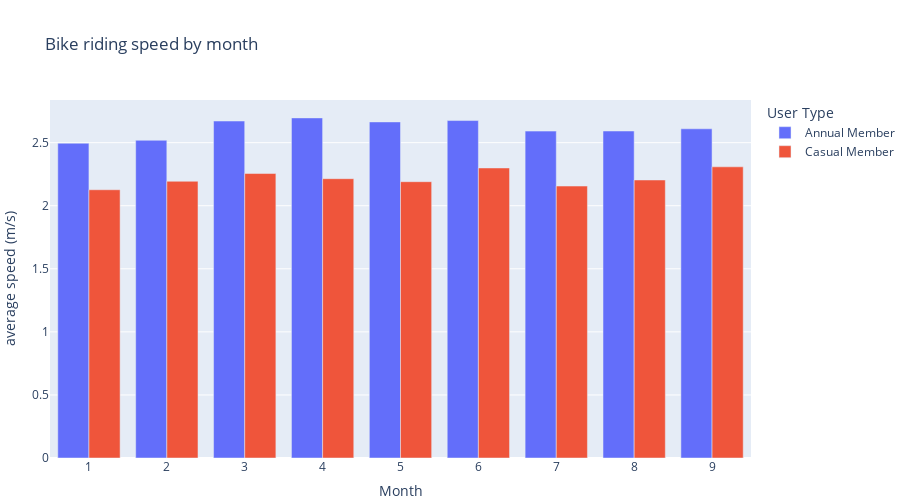

Notebook cell for this chart:
### Markdown cell above
#### Speed of the bike on monthly basis

### Code cell
byMon_speed = df_v4[df_v4["avg_speed"] != 0].groupby([df_v4['Start Time'].dt.month, 'User Type'])["avg_speed"].mean()
byMon_speed = byMon_speed.reset_index()
fig = px.bar(byMon_speed, x='Start Time', y='avg_speed',
             color='User Type', barmode = 'group', height = 500,
             labels={'Start Time':'Month', 'avg_speed':'average speed (m/s)'}, 
             title='Bike riding speed by month')

fig.update_layout(margin ={'l':50,'b':0,'r':0})
fig.show()

### Figure 1 — Plotly figure (JSON) as saved in the notebook; plotly's stock layout.template omitted (floating-point values rounded to 4 significant figures)
{"data": [{"alignmentgroup": "True", "hovertemplate": "User Type=Annual Member<br>Month=%{x}<br>average speed (m/s)=%{y}<extra></extra>", "legendgroup": "Annual Member", "marker": {"color": "#636EFA", "pattern": {"shape": ""}}, "name": "Annual Member", "offsetgroup": "Annual Member", "orientation": "v", "showlegend": true, "textposition": "auto", "type": "bar", "x": [1, 2, 3, 4, 5, 6, 7, 8, 9], "xaxis": "x", "y": [2.496, 2.519, 2.672, 2.696, 2.665, 2.675, 2.592, 2.593, 2.61], "yaxis": "y"}, {"alignmentgroup": "True", "hovertemplate": "User Type=Casual Member<br>Month=%{x}<br>average speed (m/s)=%{y}<extra></extra>", "legendgroup": "Casual Member", "marker": {"color": "#EF553B", "pattern": {"shape": ""}}, "name": "Casual Member", "offsetgroup": "Casual Member", "orientation": "v", "showlegend": true, "textposition": "auto", "type": "bar", "x": [1, 2, 3, 4, 5, 6, 7, 8, 9], "xaxis": "x", "y": [2.127, 2.194, 2.255, 2.214, 2.191, 2.3, 2.156, 2.204, 2.309], "yaxis": "y"}], "layout": {"barmode": "group", "height": 500, "legend": {"title": {"text": "User Type"}, "tracegroupgap": 0}, "margin": {"b": 0, "l": 50, "r": 0}, "title": {"text": "Bike riding speed by month"}, "xaxis": {"anchor": "y", "domain": [0, 1], "title": {"text": "Month"}}, "yaxis": {"anchor": "x", "domain": [0, 1], "title": {"text": "average speed (m/s)"}}}}
